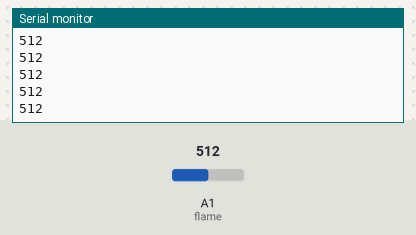
Recording of a sketch running on a simulated Arduino Uno, built with avr-gcc and run on an emulated ATmega328P. Shown: the last lines printed to the serial monitor. The inputs (shaded band) are chosen by the test bench; at power-on: A1 (flame) = 512.

Above: at 1.2 s.
1.3 s: A1 (flame) set to 716
At 1.31 s:
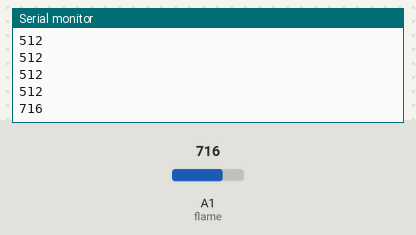
2.8 s: A1 (flame) set to 900
At 2.81 s:
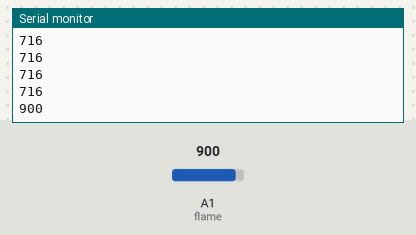
Timing chart, 0 to 5.8 s (numbered marks = the images above; inputs shaded):
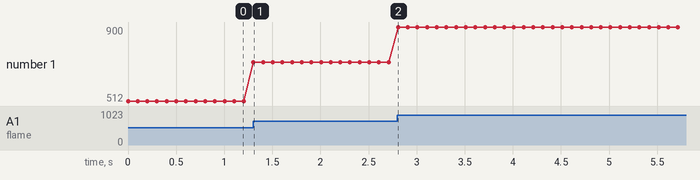

Measured:
- after the input at 1.3 s, the serial monitor: prints a new line at once (image 1)
- after the input at 2.8 s, the serial monitor: prints a new line at once (image 2)
- plotted number 1: 512 → 716 after the input at 1.3 s, 716 → 900 after the input at 2.8 s

The sketch:

lesson_5.1.ino
```cpp
/*
  Keyestudio Mini Tank Robot V3 (Popular Edition)
  lesson 5.1
  flame sensor
  http://www.keyestudio.com
*/
int flame = A1; //Define the flame pin as analog pin A1

int val = 0; //Define digital variables
void setup() {
  pinMode(flame, INPUT); //Define the buzzer as an input source
  Serial.begin(9600);    //Set the baud rate to 9600
}
void loop() {
  val = analogRead(flame); //Read the analog value of the flame sensor
  Serial.println(val);//Output analog value and print it
  delay(100); //Delay in 100ms
}
//*********************************************
```
